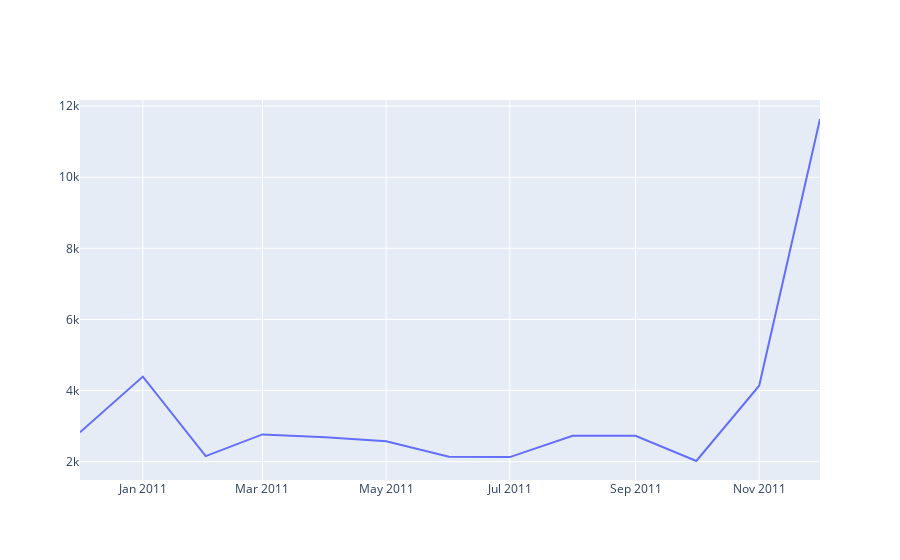

Notebook code cell kept with this figure:
### Markdown cell above
### 3.CLV Trend Over Time

### Code cell
customer_predictions['last_purchase'] = pd.to_datetime(customer_predictions.last_purchase).dt.to_period('M')
monthly_clv = customer_predictions.groupby('last_purchase')['predicted_clv'].mean()

figure = go.Figure(
  go.Scatter(
    x=monthly_clv.index.astype(str),
    y=monthly_clv.values,
    mode='lines',
    name='Monthly CLV Trend'
  )
)

figure.show()

### Figure 1 — Plotly figure (JSON) as saved in the notebook; plotly's stock layout.template omitted (floating-point values rounded to 4 significant figures)
{"data": [{"mode": "lines", "name": "Monthly CLV Trend", "type": "scatter", "x": ["2010-12", "2011-01", "2011-02", "2011-03", "2011-04", "2011-05", "2011-06", "2011-07", "2011-08", "2011-09", "2011-10", "2011-11", "2011-12"], "y": [2824.0, 4392.0, 2155.0, 2766.0, 2684.0, 2575.0, 2136.0, 2128.0, 2727.0, 2726.0, 2018.0, 4135.0, 11640.0]}], "layout": {}}
